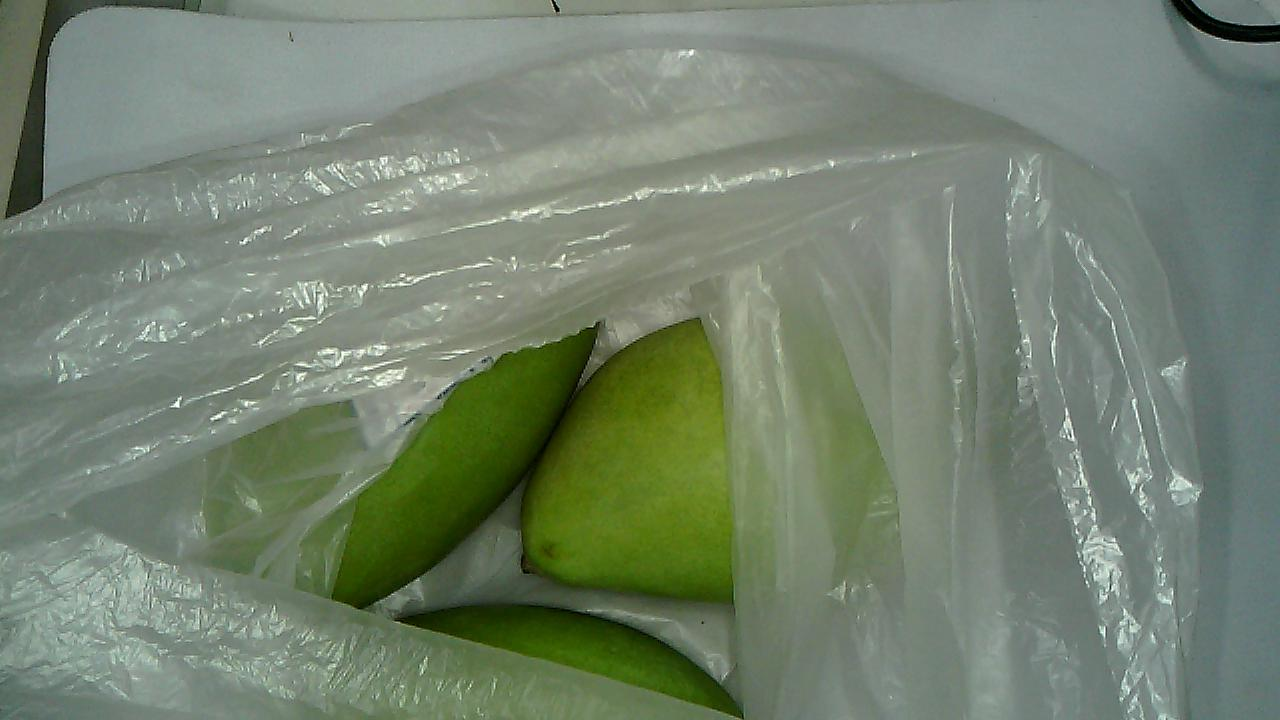
#> input picture image_processing/homework2/picture/澳洲大芒/20170307144225.jpg, 1280 x 720 px
$ python cut.py
#> lines starting #> are read from the running program, lines starting #| are printed output that depends on the picture; after the words box and inside, x2 and y2 are one past the last pixel; in counts of white or black regions, pixels touching at a corner belong together
#> further down, img3 is the input picture: shape (720, 1280, 3); mean R, G, B 115.9, 129.6, 110.7
import cv2
import numpy as np
import os
import matplotlib.image as img
from matplotlib import pyplot as plt
from small_gram import file_op as fo
from PIL import Image as im
from image_processing.homework2 import histogram, text_op as to


def cut_by_thr(pic, thr=80):
#> called with thr = 80
    li_pic = pic.tolist()
#> li_pic = 720 items
    gray = cv2.cvtColor(pic, cv2.COLOR_BGR2GRAY)
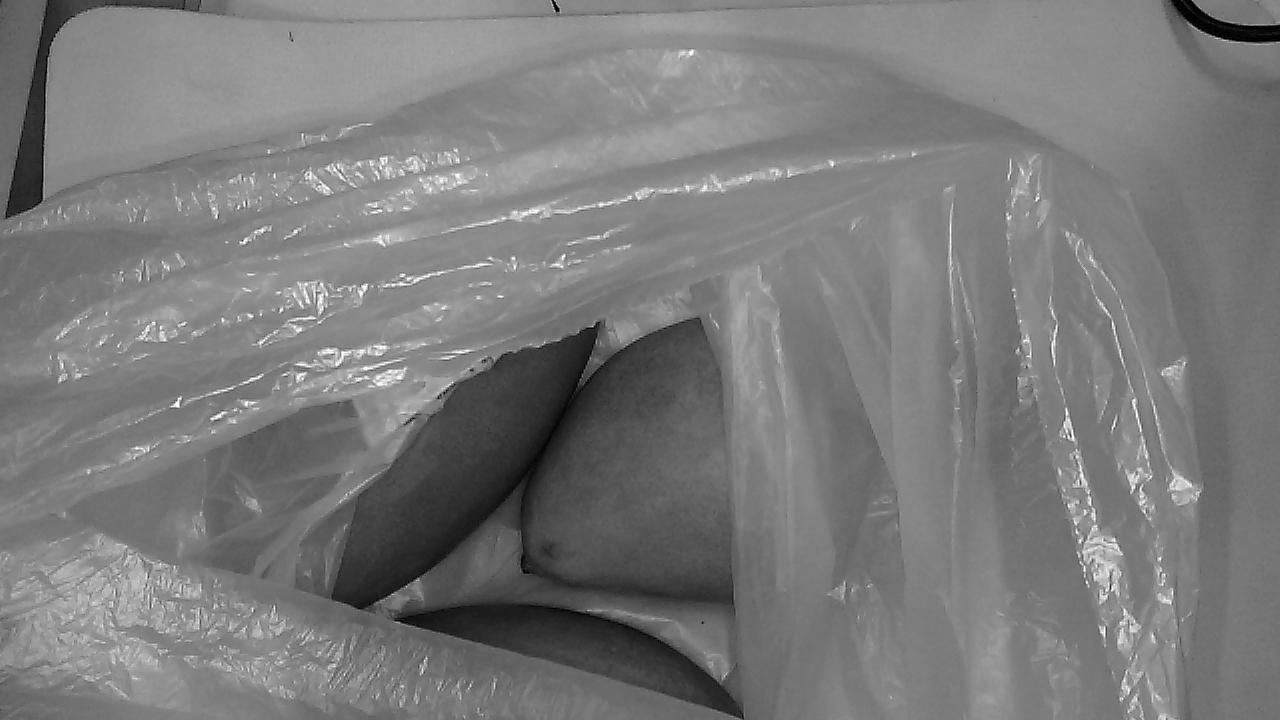
#> gray: shape (720, 1280); min 0, max 254, mean 122.4
    th_pic = cv2.threshold(gray, thr, 255, cv2.THRESH_BINARY)[1]
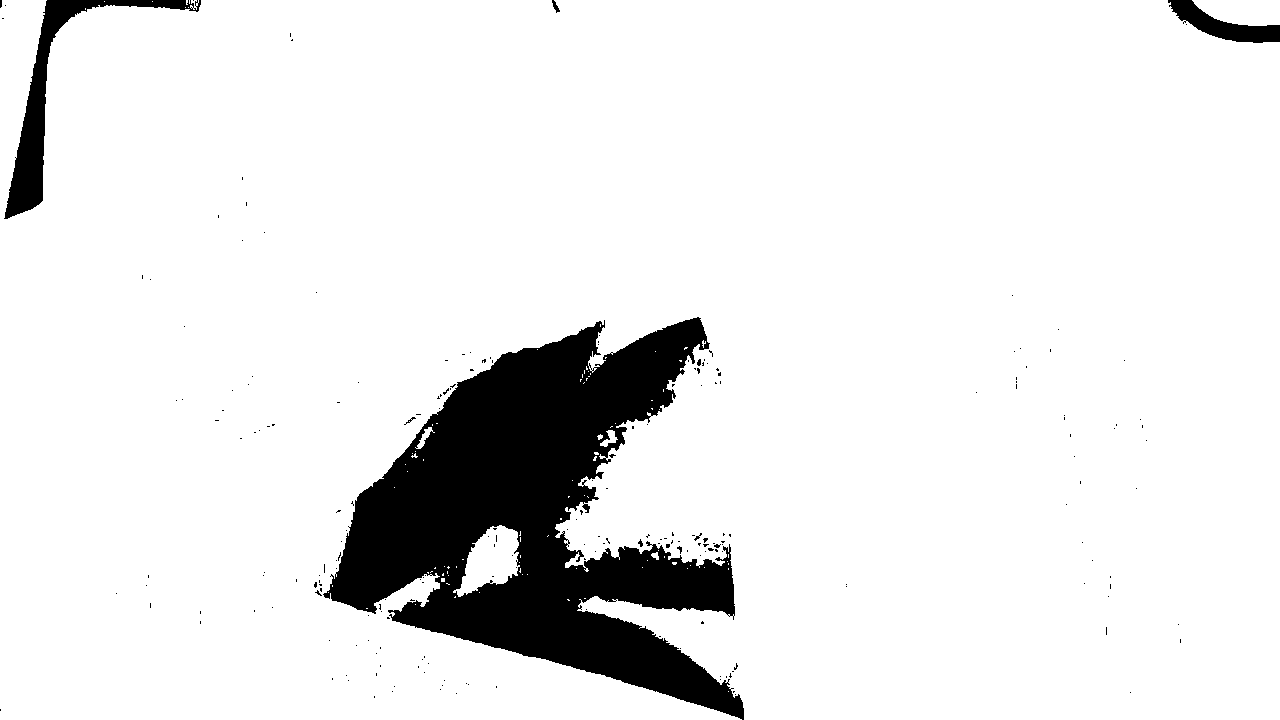
#> th_pic: shape (720, 1280); 90.7% white; 222 black regions (213 under 20 px), largest, box (x1, y1, x2, y2) and area: (323, 317, 744, 720) 77125, (4, 0, 201, 219) 5789, (1168, 0, 1280, 43) 1970

    rlt = []
    for ii, i in enumerate(th_pic):
        tmp = []
        for jj, j in enumerate(i):
            if j == 0 and bool_black(li_pic[ii][jj]) is False:
                tmp.append(li_pic[ii][jj])
            else:
                tmp.append([255, 255, 255])
        rlt.append(tmp)
    return np.uint8(rlt)
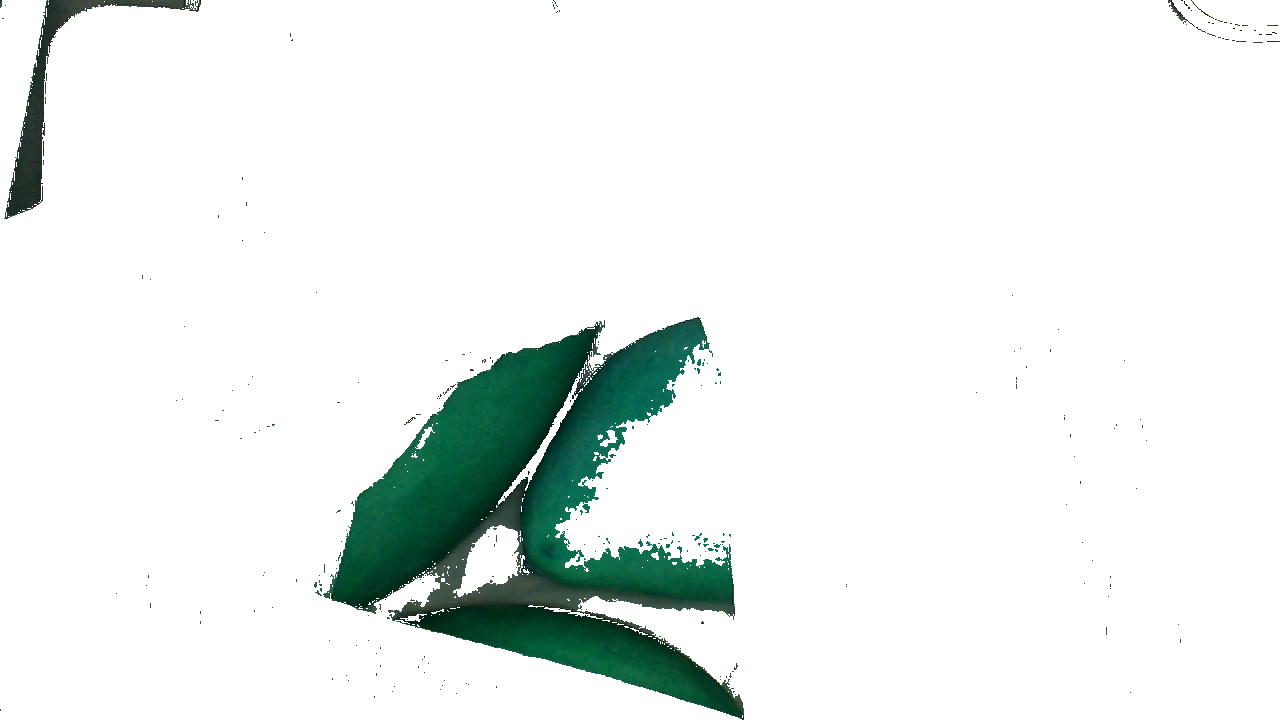
#> returned value: shape (720, 1280, 3); mean of channels 0, 1, 2 237.2, 239.2, 233.6; drawn as B, G, R


def bool_black(li):
    bool_b = 0
    for i in li:
        if i < 30:
            bool_b += 1
    if bool_b == 3:
        return True
    else:
        return False


def cut_pic(fil, th=80):
    """把原始图像进行裁剪，然后保存到另一个目录下"""
    dirs = fo.each_file_or_dir_name(fil)
    # m = 0
    for i in dirs:
        j = fo.each_file_or_dir_name(i)
        for k in j:
            # if m == 2:
            #     break
            pic = img.imread(k)
            cut_rlt = cut_by_thr(pic, thr=th)
            loc = write_dir(k)
            fo.save_pic(cut_rlt, loc)
            # m += 1


def write_dir(st):
    tmp_li = st.split('/')
    s = ''
    ll = len(tmp_li)
    for ii, i in enumerate(tmp_li):
        if ii == ll-3:
            s += 'cutout/'
        elif ii == ll-1:
            s += i
        else:
            s += i+'/'
        # print(ii, s)
    return s


if __name__ == '__main__':
    dir_name1 = 'H:/lesson/image_process/dataset'
    img_fil1 = 'picture/澳洲大芒/20170307144225.jpg'
    img_fil2 = '../homework1/picture/4.bmp'
    # img = cv2.imread(img_file, cv2.IMREAD_COLOR)
    # img1 = cv2.imread(img_file)  # opencv不支持中文
    img3 = img.imread(img_fil1)
    # [11 lines of commented-out code are left out]

    get_r = cut_by_thr(img3)
    # s_f1 = 'H:/lesson/image_process/cut/2.jpg'
    # fo.save_pic(get_r, s_f1)
    plt.subplot(1, 2, 1)
    plt.imshow(get_r)

    plt.subplot(1, 2, 2)
    plt.imshow(img3)
    plt.show()
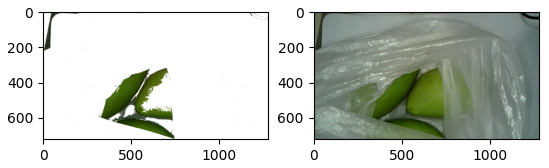
#> figure drawn by matplotlib, 2 panels

    # cut_pic(dir_name1)
    # st1 = 'H:/lesson/image_process/dataset/丰水梨/20170308103252.jpg'
    # print(write_dir(st1))

$ run again, with image_processing/homework2/picture/澳洲大芒/20170307144249.jpg copied over image_processing/homework2/picture/澳洲大芒/20170307144225.jpg
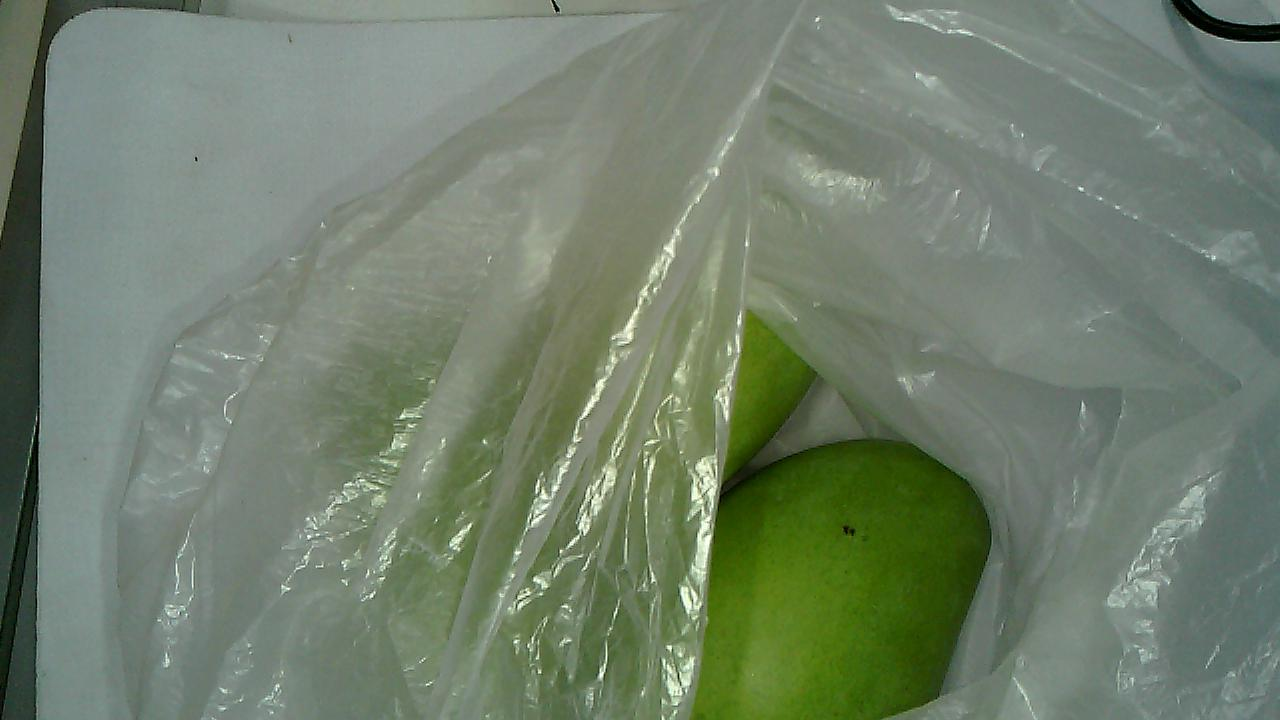
#> input picture image_processing/homework2/picture/澳洲大芒/20170307144249.jpg, 1280 x 720 px
#> img3 is the input picture: shape (720, 1280, 3); mean R, G, B 113, 127, 107.9
#> li_pic = 720 items
#> in cut_by_thr, `th_pic = cv2.threshold(gray, thr, 255, cv2.THRESH_BINARY)[1]`:
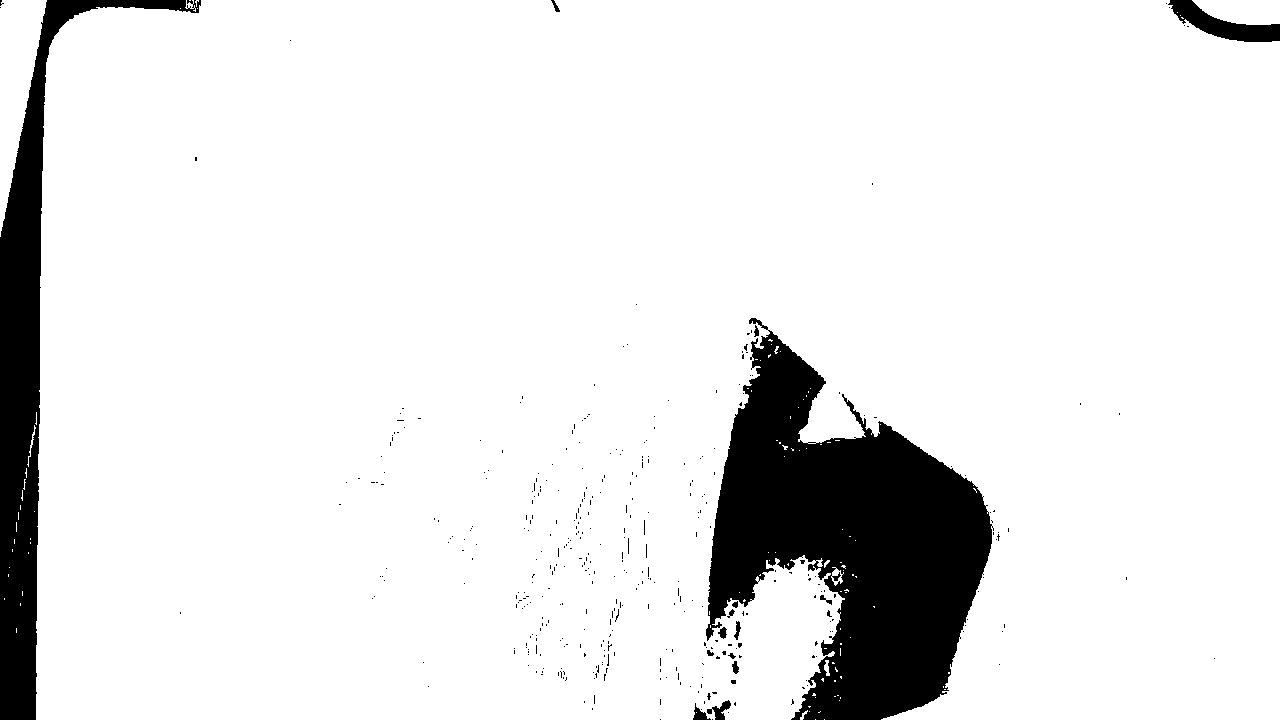
#> th_pic: shape (720, 1280); 90.3% white; 395 black regions (380 under 20 px), largest, box (x1, y1, x2, y2) and area: (706, 318, 994, 720) 60722, (0, 0, 201, 720) 25137, (1168, 0, 1280, 42) 1973
#> `plt.show()`:
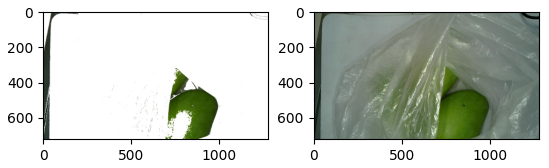
#> figure drawn by matplotlib, 2 panels
